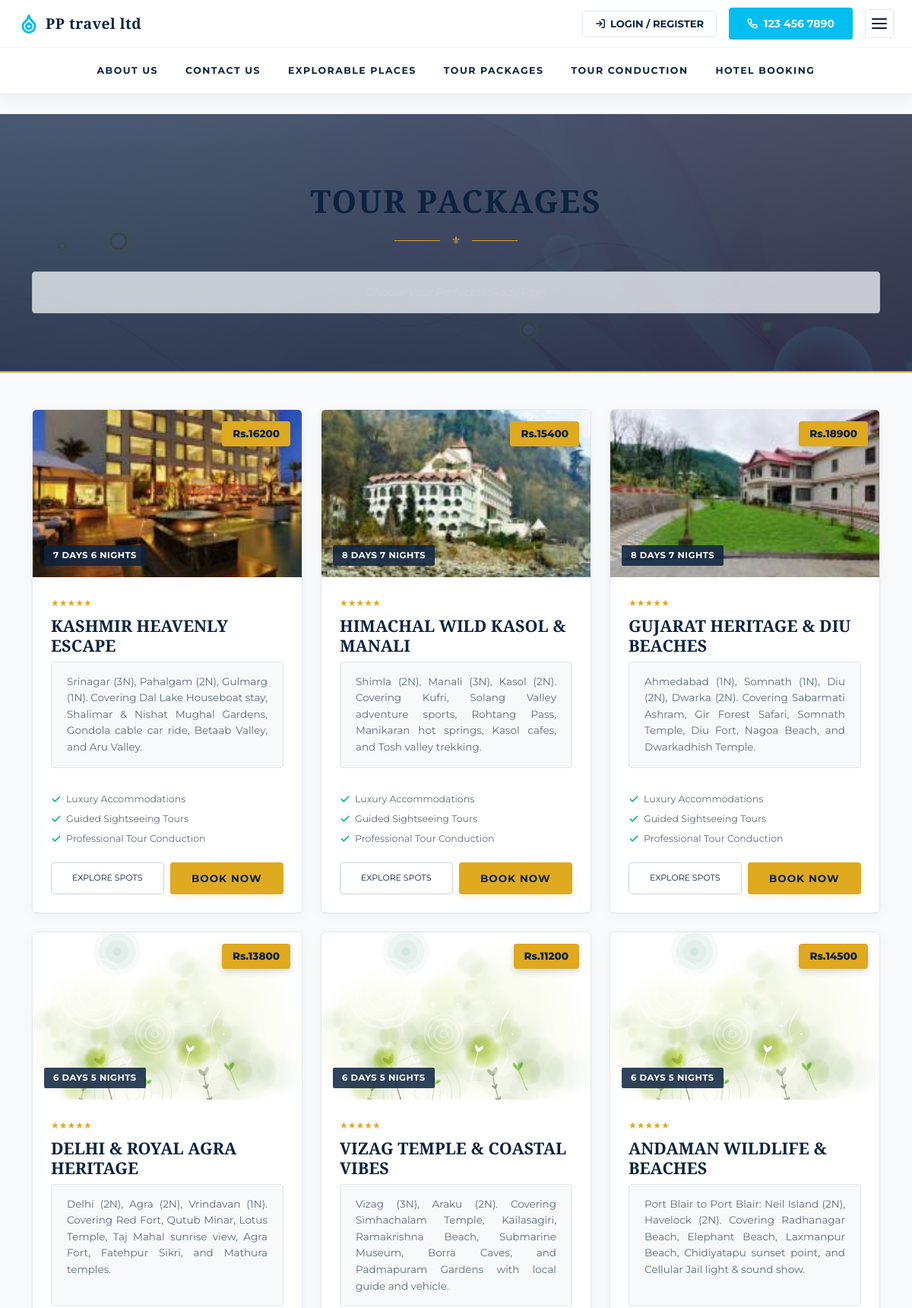
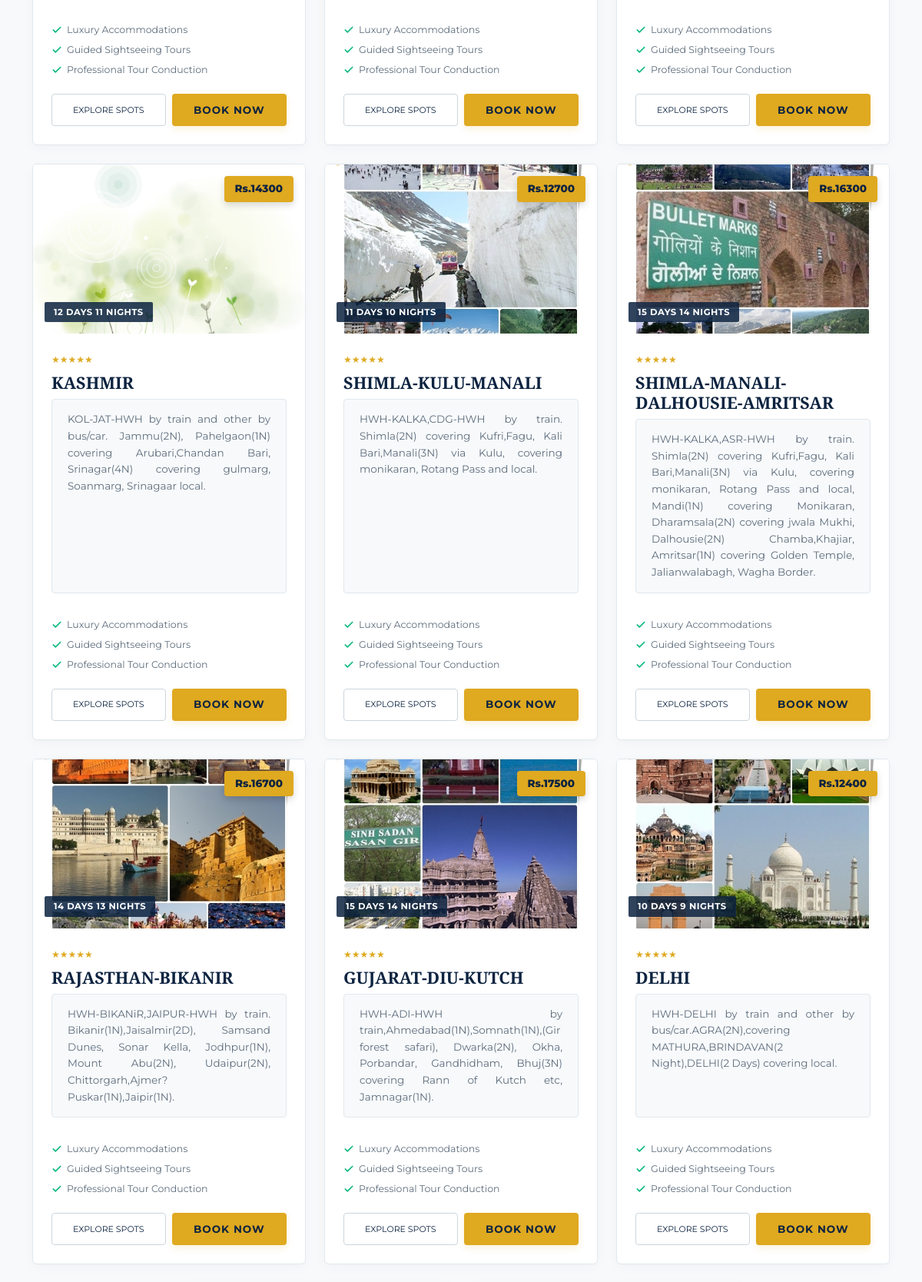
The app's page /php/tourpackages.php (upper part) with its own data (2 pictures, top to bottom).
### tables this page shows
CREATE TABLE `tourpackage_details` (
  `tp_id` int(11) NOT NULL,
  `tp_name` varchar(100) DEFAULT NULL,
  `tp_dtls` varchar(400) DEFAULT NULL,
  `tp_cost` varchar(10) DEFAULT NULL,
  `tp_dur` varchar(30) DEFAULT NULL,
  `st_id` int(11) DEFAULT NULL,
  `p_id` int(11) NOT NULL
);

### php/tourpackages.php (the view, shortened to what this page needs)
<?php
    $conn = mysqli_connect("localhost", "root", "", "travel_hotel_book");
?>
<!DOCTYPE html>
<html lang="en">
<head>
<link rel="stylesheet" href="https://cdn.jsdelivr.net/npm/bootstrap@5.3.3/dist/css/bootstrap.min.css">
<link rel="stylesheet" href="../css/modern_ui.css">
</head>
<body>
<?php
include "nav.php";
?>
<div class="luxury-page-header text-center">
    <div class="container">
        <h1 class="display-4 fw-bold text-white mb-2" style="font-family: var(--font-serif) !important;">Tour Packages</h1>
        <div class="deco-divider justify-content-center">
            <span class="deco-divider-icon">⚜</span>
        </div>
        <p class="text-white opacity-75 font-serif" style="font-style: italic; font-size: 1.1rem;">Choose Your Perfect Holiday Plan</p>
    </div>
</div>
<div class="container my-5">
    <?php
    $query = "SELECT * FROM tourpackage_details ORDER BY tp_id DESC";
    if ($result = mysqli_query($conn, $query)) {
        echo '<div class="row g-4 justify-content-center">';
        while ($row = mysqli_fetch_assoc($result)) {
            echo '
            <div class="col-md-6 col-lg-4">
                <div class="package-card h-100 d-flex flex-column bg-white">
                    <div class="package-img-container">
                        <img src="../image/t_pkg/'.htmlspecialchars($row['tp_id']).'.jpg" alt="'.htmlspecialchars($row['tp_name']).'" onerror="this.src=\'../image/s1.jpg\'">
                        <div class="package-badge-price">'.htmlspecialchars($row['tp_cost']).'</div>
                        <div class="package-badge-duration">'.htmlspecialchars($row['tp_dur']).'</div>
                    </div>
                    <div class="card-body p-4 d-flex flex-column">
                        <div class="package-rating">
                            ★★★★★
                        </div>
                        <h4 class="card-title text-primary fw-bold mb-2" style="font-family: var(--font-serif) !important; font-size: 1.35rem;">'.htmlspecialchars($row['tp_name']).'</h4>
                        <p class="card-text text-muted flex-grow-1" style="text-align: justify; font-size: 13px; line-height: 1.6;">'.htmlspecialchars($row['tp_dtls']).'</p>
                        <ul class="package-features mb-3">
                            <li>
                                <svg xmlns="http://www.w3.org/2000/svg" width="14" height="14" viewBox="0 0 24 24" fill="none" stroke="currentColor" stroke-width="3" stroke-linecap="round" stroke-linejoin="round"><polyline points="20 6 9 17 4 12"/></svg>
                                Luxury Accommodations
                            </li>
                            <li>
                                <svg xmlns="http://www.w3.org/2000/svg" width="14" height="14" viewBox="0 0 24 24" fill="none" stroke="currentColor" stroke-width="3" stroke-linecap="round" stroke-linejoin="round"><polyline points="20 6 9 17 4 12"/></svg>
                                Guided Sightseeing Tours
                            </li>
                            <li>
                                <svg xmlns="http://www.w3.org/2000/svg" width="14" height="14" viewBox="0 0 24 24" fill="none" stroke="currentColor" stroke-width="3" stroke-linecap="round" stroke-linejoin="round"><polyline points="20 6 9 17 4 12"/></svg>
                                Professional Tour Conduction
                            </li>
                        </ul>
                        <div class="d-flex gap-2 mt-auto">
                            <a href="touristspots_details.php?val='.htmlspecialchars($row['p_id']).'" class="btn btn-outline-secondary w-50 py-2 font-bold" style="font-size: 11px; text-transform: uppercase; border-color: #ccd6dd; color: var(--color-navy); text-decoration: none; border-radius: 4px; display: inline-flex; align-items: center; justify-content: center;">Explore Spots</a>
                            <a href="tourdate_details.php?tp_id='.htmlspecialchars($row['tp_id']).'" class="btn btn-luxury w-50 py-2">Book Now</a>
                        </div>';
            echo '
                    </div>
                </div>
            </div>';
        }
        echo '</div>';
    }
    ?>
</div>
</body>
</html>

### php/tourpackages.php (style rules this page uses)
body { padding-top: 150px !important; background-color: var(--color-bg-gray) !important; }

### records on screen
tourpackage_details: shows a picture, tp_cost "Rs.16200", tp_dur "7 DAYS 6 NIGHTS", tp_name "KASHMIR HEAVENLY ESCAPE", tp_dtls "Srinagar (3N), Pahalgam (2N), Gulmarg (1N). Covering Dal Lake Houseboat stay, Shalimar & Nishat Mughal Gardens, Gondola cable car ride, Betaab Valley, and Aru Valley."
tourpackage_details: shows a picture, tp_cost "Rs.15400", tp_dur "8 DAYS 7 NIGHTS", tp_name "HIMACHAL WILD KASOL & MANALI", tp_dtls "Shimla (2N), Manali (3N), Kasol (2N). Covering Kufri, Solang Valley adventure sports, Rohtang Pass, Manikaran hot springs, Kasol cafes, and Tosh valley trekking."
tourpackage_details: shows a picture, tp_cost "Rs.18900", tp_dur "8 DAYS 7 NIGHTS", tp_name "GUJARAT HERITAGE & DIU BEACHES", tp_dtls "Ahmedabad (1N), Somnath (1N), Diu (2N), Dwarka (2N). Covering Sabarmati Ashram, Gir Forest Safari, Somnath Temple, Diu Fort, Nagoa Beach, and Dwarkadhish Temple."
tourpackage_details: tp_cost "Rs.13800", tp_dur "6 DAYS 5 NIGHTS", tp_name "DELHI & ROYAL AGRA HERITAGE", tp_dtls "Delhi (2N), Agra (2N), Vrindavan (1N). Covering Red Fort, Qutub Minar, Lotus Temple, Taj Mahal sunrise view, Agra Fort, Fatehpur Sikri, and Mathura temples."
tourpackage_details: tp_cost "Rs.11200", tp_dur "6 DAYS 5 NIGHTS", tp_name "VIZAG TEMPLE & COASTAL VIBES", tp_dtls "Vizag (3N), Araku (2N). Covering Simhachalam Temple, Kailasagiri, Ramakrishna Beach, Submarine Museum, Borra Caves, and Padmapuram Gardens with local guide and vehicle."
tourpackage_details: tp_cost "Rs.14500", tp_dur "6 DAYS 5 NIGHTS", tp_name "ANDAMAN WILDLIFE & BEACHES", tp_dtls "Port Blair to Port Blair: Neil Island (2N), Havelock (2N). Covering Radhanagar Beach, Elephant Beach, Laxmanpur Beach, Chidiyatapu sunset point, and Cellular Jail light & sound show."
tourpackage_details: tp_cost "Rs.14300", tp_dur "12 DAYS 11 NIGHTS", tp_name "KASHMIR", tp_dtls "KOL-JAT-HWH by train and other by bus/car. Jammu(2N), Pahelgaon(1N) covering Arubari,Chandan Bari, Srinagar(4N) covering gulmarg, Soanmarg, Srinagaar local."
tourpackage_details: shows a picture, tp_cost "Rs.12700", tp_dur "11 DAYS 10 NIGHTS", tp_name "SHIMLA-KULU-MANALI", tp_dtls "HWH-KALKA,CDG-HWH by train. Shimla(2N) covering Kufri,Fagu, Kali Bari,Manali(3N) via Kulu, covering monikaran, Rotang Pass and local."
tourpackage_details: shows a picture, tp_cost "Rs.16300", tp_dur "15 DAYS 14 NIGHTS", tp_name "SHIMLA-MANALI-DALHOUSIE-AMRITSAR", tp_dtls "HWH-KALKA,ASR-HWH by train. Shimla(2N) covering Kufri,Fagu, Kali Bari,Manali(3N) via Kulu, covering monikaran, Rotang Pass and local, Mandi(1N) covering Monikaran, Dharamsala(2N) covering jwala Mukhi, Dalhousie(2N) Chamba,Khajiar, Amritsar(1N) covering Golden Temple, Jalianwalabagh, Wagha Border."
tourpackage_details: shows a picture, tp_cost "Rs.16700", tp_dur "14 DAYS 13 NIGHTS", tp_name "RAJASTHAN-BIKANIR", tp_dtls "HWH-BIKANiR,JAIPUR-HWH by train. Bikanir(1N),Jaisalmir(2D), Samsand Dunes, Sonar Kella, Jodhpur(1N), Mount Abu(2N), Udaipur(2N), Chittorgarh,Ajmer?Puskar(1N),Jaipir(1N)."
tourpackage_details: shows a picture, tp_cost "Rs.17500", tp_dur "15 DAYS 14 NIGHTS", tp_name "GUJARAT-DIU-KUTCH", tp_dtls "HWH-ADI-HWH by train,Ahmedabad(1N),Somnath(1N),(Gir forest safari), Dwarka(2N), Okha, Porbandar, Gandhidham, Bhuj(3N) covering Rann of Kutch etc, Jamnagar(1N)."
tourpackage_details: shows a picture, tp_cost "Rs.12400", tp_dur "10 DAYS 9 NIGHTS", tp_name "DELHI", tp_dtls "HWH-DELHI by train and other by bus/car.AGRA(2N),covering MATHURA,BRINDAVAN(2 Night),DELHI(2 Days) covering local."
